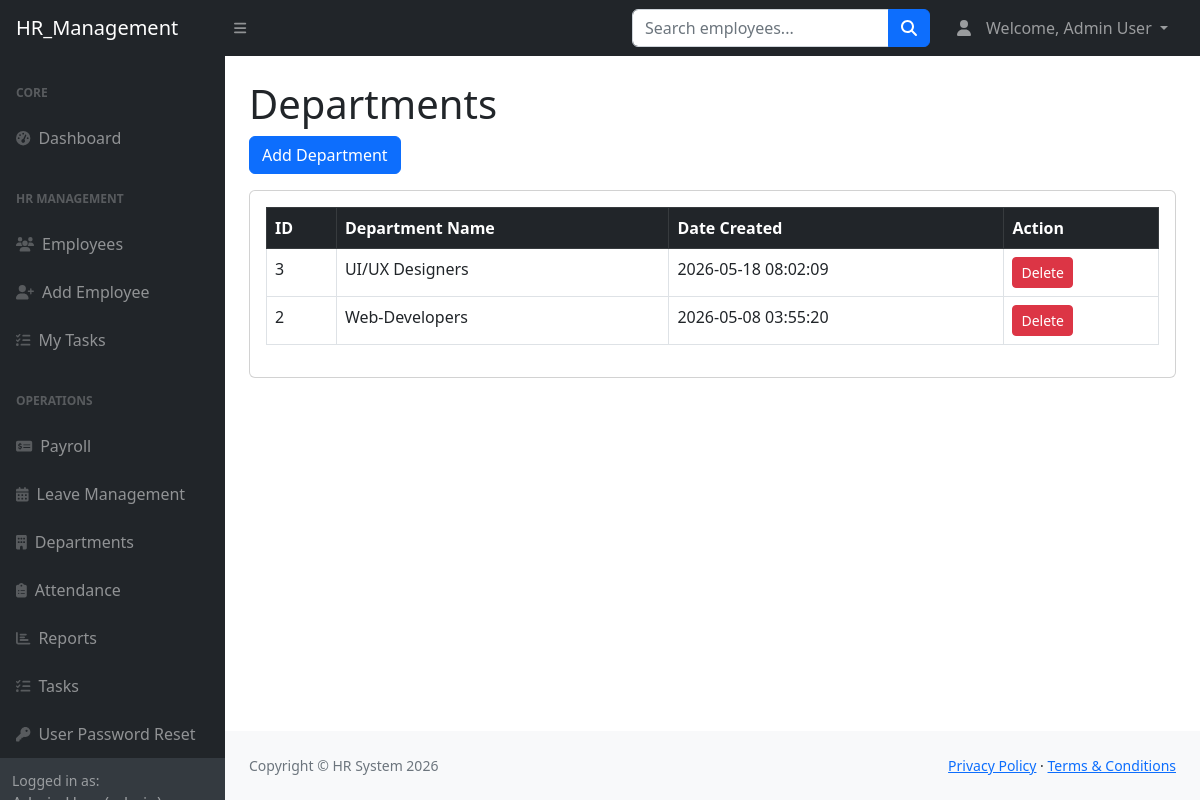
The app's page /hr_suite/departments/index.php (signed in) with its own data.
### tables this page shows
CREATE TABLE `departments` (
  `id` int(11) NOT NULL,
  `department_name` varchar(100) NOT NULL,
  `created_at` timestamp NOT NULL DEFAULT current_timestamp()
);

### hr_suite/departments/index.php (the view, shortened to what this page needs)
<?php
include("../config/db.php");
$sql = "SELECT * FROM departments ORDER BY id DESC";
$result = mysqli_query($conn, $sql);
?>
<?php include("../includes/header.php"); ?>
<div id="layoutSidenav">
    <?php include("../includes/sidebar.php"); ?>
    <div id="layoutSidenav_content">
        <main>
            <div class="container-fluid px-4">
                <h1 class="mt-4">Departments</h1>
                <?php if($_SESSION['role'] == 'admin' || $_SESSION['role'] == 'hr'): ?>
                <a href="add_department.php" class="btn btn-primary mb-3">
                    Add Department
                </a>
                <?php endif; ?>
                <div class="card mb-4">
                    <div class="card-body">
                        <table class="table table-bordered">
                            <thead class="table-dark">
                                <tr>
                                    <th>ID</th>
                                    <th>Department Name</th>
                                    <th>Date Created</th>
                                    <th>Action</th>
                                </tr>
                            </thead>
                            <tbody>
                                <?php if(mysqli_num_rows($result) > 0): ?>
                                    <?php while($row = mysqli_fetch_assoc($result)): ?>
                                        <tr>
                                            <td><?php echo $row['id']; ?></td>
                                            <td><?php echo $row['department_name']; ?></td>
                                            <td><?php echo $row['created_at']; ?></td>
                                            <td>
                                            <?php if($_SESSION['role'] == 'admin'): ?>
                                                <a href="delete_department.php?id=<?php echo $row['id']; ?>"
                                                   class="btn btn-danger btn-sm"
                                                   onclick="return confirm('Delete this department?')">
                                                    Delete
                                                </a>
                                            <?php endif; ?>
                                            </td>
                                        </tr>
                                    <?php endwhile; ?>
                                <?php endif; ?>
                            </tbody>
                        </table>
                    </div>
                </div>
            </div>
        </main>
<?php include("../includes/footer.php"); ?>

### records on screen
departments: id "3", department_name "UI/UX Designers", created_at "2026-05-18 08:02:09"
departments: id "2", department_name "Web-Developers", created_at "2026-05-08 03:55:20"

### other values on screen
$name "Admin User"
